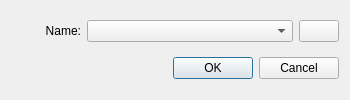
<?xml version="1.0" encoding="UTF-8"?>
<ui version="4.0">
 <class>AddToGroupDialog</class>
 <widget class="QDialog" name="AddToGroupDialog">
  <property name="geometry">
   <rect>
    <x>0</x>
    <y>0</y>
    <width>350</width>
    <height>100</height>
   </rect>
  </property>
  <property name="sizePolicy">
   <sizepolicy hsizetype="Fixed" vsizetype="Fixed">
    <horstretch>0</horstretch>
    <verstretch>0</verstretch>
   </sizepolicy>
  </property>
  <property name="minimumSize">
   <size>
    <width>350</width>
    <height>100</height>
   </size>
  </property>
  <property name="maximumSize">
   <size>
    <width>16777215</width>
    <height>16777215</height>
   </size>
  </property>
  <property name="windowTitle">
   <string>Add to Group</string>
  </property>
  <property name="windowIcon">
   <iconset resource="../../../vmisc/share/resources/icon.qrc">
    <normaloff>:/icon/64x64/icon64x64.png</normaloff>:/icon/64x64/icon64x64.png</iconset>
  </property>
  <property name="modal">
   <bool>true</bool>
  </property>
  <layout class="QVBoxLayout" name="verticalLayout">
   <item>
    <layout class="QHBoxLayout" name="horizontalLayout">
     <item>
      <widget class="QLabel" name="groupName_Label">
       <property name="minimumSize">
        <size>
         <width>70</width>
         <height>0</height>
        </size>
       </property>
       <property name="text">
        <string>Name:</string>
       </property>
       <property name="alignment">
        <set>Qt::AlignRight|Qt::AlignTrailing|Qt::AlignVCenter</set>
       </property>
      </widget>
     </item>
     <item>
      <widget class="QComboBox" name="group_name_combobox">
       <property name="sizePolicy">
        <sizepolicy hsizetype="Expanding" vsizetype="Fixed">
         <horstretch>0</horstretch>
         <verstretch>0</verstretch>
        </sizepolicy>
       </property>
       <property name="minimumSize">
        <size>
         <width>80</width>
         <height>0</height>
        </size>
       </property>
       <property name="editable">
        <bool>false</bool>
       </property>
       <property name="currentText">
        <string/>
       </property>
      </widget>
     </item>
     <item>
      <widget class="QPushButton" name="add_group_pushbutton">
       <property name="toolTip">
        <string>Add a new group to the list</string>
       </property>
       <property name="text">
        <string/>
       </property>
       <property name="icon">
        <iconset resource="../../../vmisc/share/resources/icon.qrc">
         <normaloff>:/tsvg/spectrum/AddCircle.tsvg</normaloff>:/tsvg/spectrum/AddCircle.tsvg</iconset>
       </property>
      </widget>
     </item>
    </layout>
   </item>
   <item>
    <layout class="QHBoxLayout" name="horizontalLayout_2">
     <item>
      <spacer name="horizontalSpacer">
       <property name="orientation">
        <enum>Qt::Horizontal</enum>
       </property>
       <property name="sizeHint" stdset="0">
        <size>
         <width>40</width>
         <height>20</height>
        </size>
       </property>
      </spacer>
     </item>
     <item>
      <widget class="QDialogButtonBox" name="buttonBox">
       <property name="sizePolicy">
        <sizepolicy hsizetype="Fixed" vsizetype="Fixed">
         <horstretch>0</horstretch>
         <verstretch>0</verstretch>
        </sizepolicy>
       </property>
       <property name="minimumSize">
        <size>
         <width>0</width>
         <height>0</height>
        </size>
       </property>
       <property name="maximumSize">
        <size>
         <width>240</width>
         <height>16777215</height>
        </size>
       </property>
       <property name="orientation">
        <enum>Qt::Horizontal</enum>
       </property>
       <property name="standardButtons">
        <set>QDialogButtonBox::Cancel|QDialogButtonBox::Ok</set>
       </property>
       <property name="centerButtons">
        <bool>false</bool>
       </property>
      </widget>
     </item>
    </layout>
   </item>
  </layout>
 </widget>
 <resources>
  <include location="../../../vmisc/share/resources/icon.qrc"/>
 </resources>
 <connections>
  <connection>
   <sender>buttonBox</sender>
   <signal>accepted()</signal>
   <receiver>AddToGroupDialog</receiver>
   <slot>accept()</slot>
   <hints>
    <hint type="sourcelabel">
     <x>248</x>
     <y>254</y>
    </hint>
    <hint type="destinationlabel">
     <x>157</x>
     <y>274</y>
    </hint>
   </hints>
  </connection>
  <connection>
   <sender>buttonBox</sender>
   <signal>rejected()</signal>
   <receiver>AddToGroupDialog</receiver>
   <slot>reject()</slot>
   <hints>
    <hint type="sourcelabel">
     <x>316</x>
     <y>260</y>
    </hint>
    <hint type="destinationlabel">
     <x>286</x>
     <y>274</y>
    </hint>
   </hints>
  </connection>
 </connections>
</ui>
